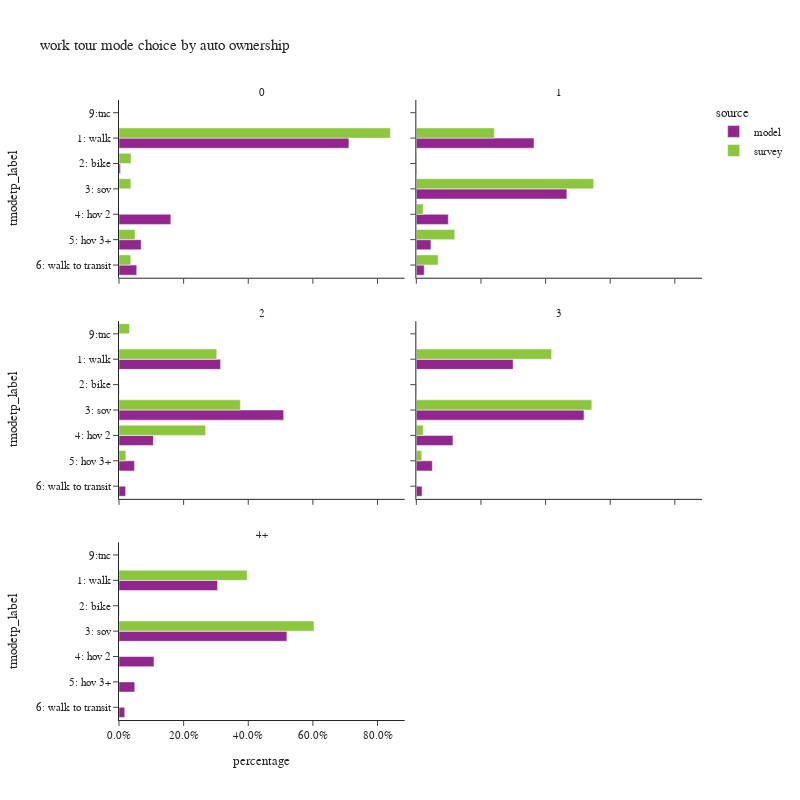

The notebook cell saved with this chart:
### Code cell
plot_mode_choice(wk_base_subtour.loc[wk_base_subtour['auto_ownership_4+']!="-1"],"auto_ownership_4+",
                 {"auto_ownership_4+":["0","1","2","3","4+"],
                  "tmodetp_label":["1: walk","2: bike","3: sov","4: hov 2","5: hov 3+","6: walk to transit",
                                   "7: park-and-ride","8: school bus","9: other–survey only"]},
                 "auto ownership",2,800)

### Figure 1 — Plotly figure (JSON) as saved in the notebook; plotly's stock layout.template omitted (floating-point values rounded to 4 significant figures)
{"data": [{"alignmentgroup": "True", "customdata": [[3735], [24], [842], [360], [288]], "hovertemplate": "source=model<br>auto_ownership_4+=0<br>percentage=%{x}<br>tmodetp_label=%{y}<br>sample count=%{customdata[0]}<extra></extra>", "legendgroup": "model", "marker": {"color": "#91268F", "pattern": {"shape": ""}}, "name": "model", "offsetgroup": "model", "orientation": "h", "showlegend": true, "textposition": "auto", "type": "bar", "x": [0.7116, 0.004572, 0.1604, 0.06858, 0.05487], "xaxis": "x5", "y": ["1: walk", "2: bike", "4: hov 2", "5: hov 3+", "6: walk to transit"], "yaxis": "y5"}, {"alignmentgroup": "True", "customdata": [[13310], [48], [17030], [3618], [1651], [894], [1]], "hovertemplate": "source=model<br>auto_ownership_4+=1<br>percentage=%{x}<br>tmodetp_label=%{y}<br>sample count=%{customdata[0]}<extra></extra>", "legendgroup": "model", "marker": {"color": "#91268F", "pattern": {"shape": ""}}, "name": "model", "offsetgroup": "model", "orientation": "h", "showlegend": false, "textposition": "auto", "type": "bar", "x": [0.3641, 0.001313, 0.4659, 0.09898, 0.04517, 0.02446, 2.736e-05], "xaxis": "x6", "y": ["1: walk", "2: bike", "3: sov", "4: hov 2", "5: hov 3+", "6: walk to transit", "9:tnc"], "yaxis": "y6"}, {"alignmentgroup": "True", "customdata": [[18483], [52], [29977], [6254], [2827], [1210], [1]], "hovertemplate": "source=model<br>auto_ownership_4+=2<br>percentage=%{x}<br>tmodetp_label=%{y}<br>sample count=%{customdata[0]}<extra></extra>", "legendgroup": "model", "marker": {"color": "#91268F", "pattern": {"shape": ""}}, "name": "model", "offsetgroup": "model", "orientation": "h", "showlegend": false, "textposition": "auto", "type": "bar", "x": [0.3143, 0.0008843, 0.5098, 0.1064, 0.04807, 0.02058, 1.701e-05], "xaxis": "x3", "y": ["1: walk", "2: bike", "3: sov", "4: hov 2", "5: hov 3+", "6: walk to transit", "9:tnc"], "yaxis": "y3"}, {"alignmentgroup": "True", "customdata": [[8521], [27], [14759], [3222], [1408], [509], [1]], "hovertemplate": "source=model<br>auto_ownership_4+=3<br>percentage=%{x}<br>tmodetp_label=%{y}<br>sample count=%{customdata[0]}<extra></extra>", "legendgroup": "model", "marker": {"color": "#91268F", "pattern": {"shape": ""}}, "name": "model", "offsetgroup": "model", "orientation": "h", "showlegend": false, "textposition": "auto", "type": "bar", "x": [0.2995, 0.0009491, 0.5188, 0.1133, 0.0495, 0.01789, 3.515e-05], "xaxis": "x4", "y": ["1: walk", "2: bike", "3: sov", "4: hov 2", "5: hov 3+", "6: walk to transit", "9:tnc"], "yaxis": "y4"}, {"alignmentgroup": "True", "customdata": [[6256], [15], [10662], [2223], [1000], [363]], "hovertemplate": "source=model<br>auto_ownership_4+=4+<br>percentage=%{x}<br>tmodetp_label=%{y}<br>sample count=%{customdata[0]}<extra></extra>", "legendgroup": "model", "marker": {"color": "#91268F", "pattern": {"shape": ""}}, "name": "model", "offsetgroup": "model", "orientation": "h", "showlegend": false, "textposition": "auto", "type": "bar", "x": [0.3049, 0.000731, 0.5196, 0.1083, 0.04874, 0.01769], "xaxis": "x", "y": ["1: walk", "2: bike", "3: sov", "4: hov 2", "5: hov 3+", "6: walk to transit"], "yaxis": "y"}, {"alignmentgroup": "True", "customdata": [[17], [1], [1], [1], [1]], "hovertemplate": "source=survey<br>auto_ownership_4+=0<br>percentage=%{x}<br>tmodetp_label=%{y}<br>sample count=%{customdata[0]}<extra></extra>", "legendgroup": "survey", "marker": {"color": "#8CC63E", "pattern": {"shape": ""}}, "name": "survey", "offsetgroup": "survey", "orientation": "h", "showlegend": true, "textposition": "auto", "type": "bar", "x": [0.8399, 0.03732, 0.03673, 0.04968, 0.03639], "xaxis": "x5", "y": ["1: walk", "2: bike", "3: sov", "5: hov 3+", "6: walk to transit"], "yaxis": "y5"}, {"alignmentgroup": "True", "customdata": [[45], [3], [28], [5], [9], [1]], "hovertemplate": "source=survey<br>auto_ownership_4+=1<br>percentage=%{x}<br>tmodetp_label=%{y}<br>sample count=%{customdata[0]}<extra></extra>", "legendgroup": "survey", "marker": {"color": "#8CC63E", "pattern": {"shape": ""}}, "name": "survey", "offsetgroup": "survey", "orientation": "h", "showlegend": false, "textposition": "auto", "type": "bar", "x": [0.2413, 0.002018, 0.5488, 0.02122, 0.1189, 0.06768], "xaxis": "x6", "y": ["1: walk", "2: bike", "3: sov", "4: hov 2", "5: hov 3+", "6: walk to transit"], "yaxis": "y6"}, {"alignmentgroup": "True", "customdata": [[13], [23], [2], [2], [1]], "hovertemplate": "source=survey<br>auto_ownership_4+=2<br>percentage=%{x}<br>tmodetp_label=%{y}<br>sample count=%{customdata[0]}<extra></extra>", "legendgroup": "survey", "marker": {"color": "#8CC63E", "pattern": {"shape": ""}}, "name": "survey", "offsetgroup": "survey", "orientation": "h", "showlegend": false, "textposition": "auto", "type": "bar", "x": [0.3026, 0.3757, 0.2679, 0.0212, 0.03262], "xaxis": "x3", "y": ["1: walk", "3: sov", "4: hov 2", "5: hov 3+", "9:tnc"], "yaxis": "y3"}, {"alignmentgroup": "True", "customdata": [[3], [10], [1], [1]], "hovertemplate": "source=survey<br>auto_ownership_4+=3<br>percentage=%{x}<br>tmodetp_label=%{y}<br>sample count=%{customdata[0]}<extra></extra>", "legendgroup": "survey", "marker": {"color": "#8CC63E", "pattern": {"shape": ""}}, "name": "survey", "offsetgroup": "survey", "orientation": "h", "showlegend": false, "textposition": "auto", "type": "bar", "x": [0.4187, 0.543, 0.0215, 0.01677], "xaxis": "x4", "y": ["1: walk", "3: sov", "4: hov 2", "5: hov 3+"], "yaxis": "y4"}, {"alignmentgroup": "True", "customdata": [[3], [7]], "hovertemplate": "source=survey<br>auto_ownership_4+=4+<br>percentage=%{x}<br>tmodetp_label=%{y}<br>sample count=%{customdata[0]}<extra></extra>", "legendgroup": "survey", "marker": {"color": "#8CC63E", "pattern": {"shape": ""}}, "name": "survey", "offsetgroup": "survey", "orientation": "h", "showlegend": false, "textposition": "auto", "type": "bar", "x": [0.3966, 0.6034], "xaxis": "x", "y": ["1: walk", "3: sov"], "yaxis": "y"}], "layout": {"annotations": [{"font": {}, "showarrow": false, "text": "4+", "x": 0.245, "xanchor": "center", "xref": "paper", "y": 0.2867, "yanchor": "bottom", "yref": "paper"}, {"font": {}, "showarrow": false, "text": "2", "x": 0.245, "xanchor": "center", "xref": "paper", "y": 0.6433, "yanchor": "bottom", "yref": "paper"}, {"font": {}, "showarrow": false, "text": "3", "x": 0.755, "xanchor": "center", "xref": "paper", "y": 0.6433, "yanchor": "bottom", "yref": "paper"}, {"font": {}, "showarrow": false, "text": "0", "x": 0.245, "xanchor": "center", "xref": "paper", "y": 1.0, "yanchor": "bottom", "yref": "paper"}, {"font": {}, "showarrow": false, "text": "1", "x": 0.755, "xanchor": "center", "xref": "paper", "y": 1.0, "yanchor": "bottom", "yref": "paper"}], "barmode": "group", "height": 800, "legend": {"title": {"text": "source"}, "tracegroupgap": 0}, "title": {"text": "work tour mode choice by auto ownership"}, "width": 800, "xaxis": {"anchor": "y", "domain": [0.0, 0.49], "tickformat": ".1%", "title": {"text": "percentage"}}, "xaxis2": {"anchor": "y2", "domain": [0.51, 1.0], "matches": "x", "tickformat": ".1%", "title": {"text": "percentage"}}, "xaxis3": {"anchor": "y3", "domain": [0.0, 0.49], "matches": "x", "showticklabels": false, "tickformat": ".1%"}, "xaxis4": {"anchor": "y4", "domain": [0.51, 1.0], "matches": "x", "showticklabels": false, "tickformat": ".1%"}, "xaxis5": {"anchor": "y5", "domain": [0.0, 0.49], "matches": "x", "showticklabels": false, "tickformat": ".1%"}, "xaxis6": {"anchor": "y6", "domain": [0.51, 1.0], "matches": "x", "showticklabels": false, "tickformat": ".1%"}, "yaxis": {"anchor": "x", "categoryarray": ["9: other–survey only", "8: school bus", "7: park-and-ride", "6: walk to transit", "5: hov 3+", "4: hov 2", "3: sov", "2: bike", "1: walk"], "categoryorder": "array", "domain": [0.0, 0.2867], "title": {"text": "tmodetp_label"}}, "yaxis2": {"anchor": "x2", "domain": [0.0, 0.2867], "matches": "y", "showticklabels": false}, "yaxis3": {"anchor": "x3", "categoryarray": ["9: other–survey only", "8: school bus", "7: park-and-ride", "6: walk to transit", "5: hov 3+", "4: hov 2", "3: sov", "2: bike", "1: walk"], "categoryorder": "array", "domain": [0.3567, 0.6433], "matches": "y", "title": {"text": "tmodetp_label"}}, "yaxis4": {"anchor": "x4", "domain": [0.3567, 0.6433], "matches": "y", "showticklabels": false}, "yaxis5": {"anchor": "x5", "categoryarray": ["9: other–survey only", "8: school bus", "7: park-and-ride", "6: walk to transit", "5: hov 3+", "4: hov 2", "3: sov", "2: bike", "1: walk"], "categoryorder": "array", "domain": [0.7133, 1.0], "matches": "y", "title": {"text": "tmodetp_label"}}, "yaxis6": {"anchor": "x6", "domain": [0.7133, 1.0], "matches": "y", "showticklabels": false}}}
